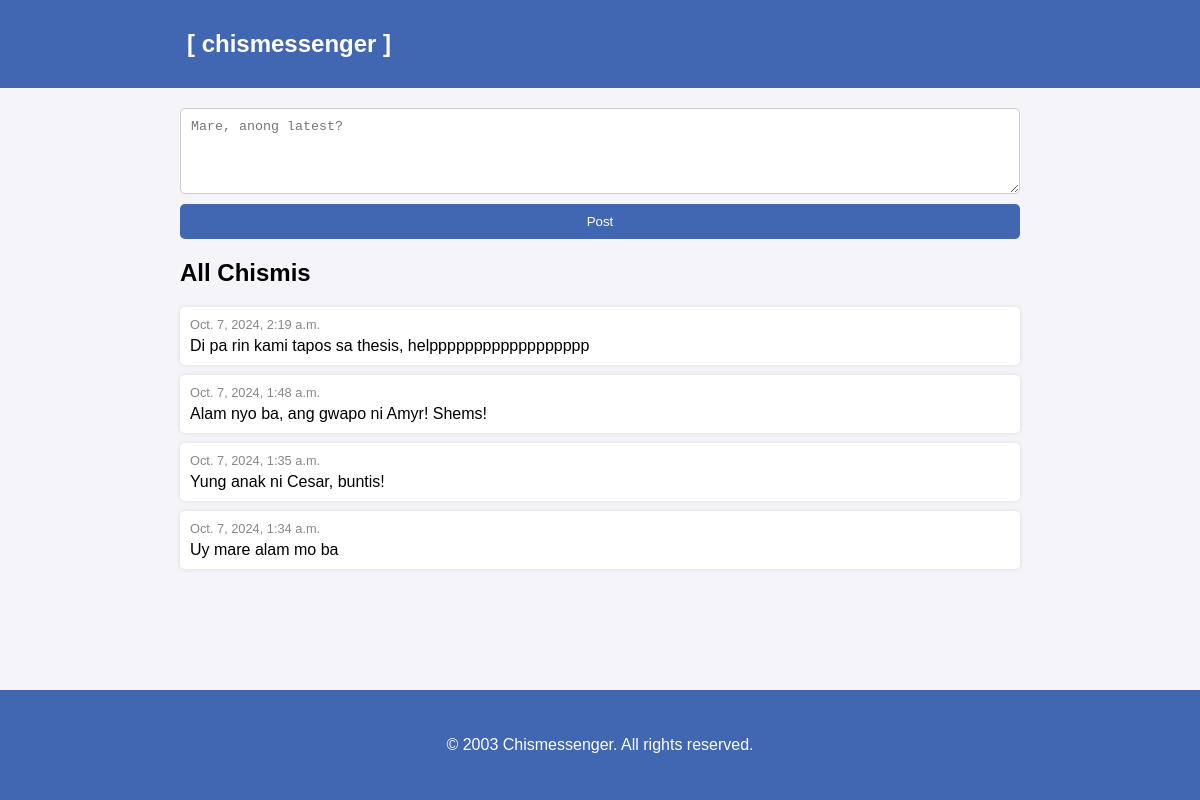
The page / on the database its author committed.
### chismessenger/models.py (models this page shows, shortened)
class Chismis(models.Model):
    chismis = models.CharField(max_length=255)
    chismis_date = models.DateTimeField(auto_now_add=True)

### chismessenger/views.py (the view)
# urls.py: 2. Add a URL to urlpatterns:  path('', views.home, name='home')
def home(request):
    if request.method == "POST":
        form = AddChismisForm(request.POST)
        if form.is_valid():
            instance = form.save(commit=False)
            instance.save()
            return redirect("/")
    else:
        form = AddChismisForm()
    all_chismis = Chismis.objects.all()
    context = {
        "form": form,
        "all_chismis": all_chismis,
    }
    return render(request, "home.html", context)

### chismessenger/forms.py
class AddChismisForm(forms.ModelForm):
    chismis = forms.CharField(
        widget=forms.Textarea(
            attrs={
                "placeholder": "Mare, anong latest?",
                "rows": "3",
            }
        )
    )
    class Meta:
        model = Chismis
        fields = ["chismis"]

### chismessenger/templates/home.html (shortened to what this page needs)
{% extends 'base.html' %}
{% block content %}
<div class="post-bar">
	<form method="POST" action="">
		{{ form.chismis }}
		<button type="submit">Post</button>
	</form>
</div>
<div class="post-list">
	<h2>All Chismis</h2>
	<ul>
		{% for chismis in all_chismis reversed %}
		<li>
			<span class="date">{{ chismis.chismis_date }}</span>
			{{ chismis.chismis }}
		</li>
		{% empty %}
		<li>No chismis yet. Be the first to chismis something!</li>
		{% endfor %}
	</ul>
</div>
{% endblock %}

### chismessenger/templates/base.html (shortened to what this page needs)
{% load static %}
<!DOCTYPE html>
<html lang="en">
<head>
	<link rel="stylesheet" href="{% static 'styles.css' %}">
</head>
<body>
	<nav class="navbar">
		<div class="container">
			<a href="/" class="logo">[ chismessenger ]</a>
		</div>
	</nav>
	<div class="container">
		{% block content %}
		{% endblock %}
	</div>
	<footer class="footer">
		<div class="container">
			<p>&copy; 2003 Chismessenger. All rights reserved.</p>
		</div>
	</footer>
</body>
</html>

### mystaticfiles/styles.css (style rules this page uses)
body { font-family: Arial, sans-serif; margin: 0; padding: 0; background-color: #f4f4f9; }
.navbar { background-color: #4267B2; color: white; padding: 10px; }
.navbar .logo { color: white; text-decoration: none; font-size: 1.5em; font-weight: bold; }
.post-bar form { display: flex; flex-direction: column; margin-bottom: 20px; }
textarea { padding: 10px; border-radius: 5px; border: 1px solid #ccc; margin-bottom: 10px; resize: vertical; height: 4rem; min-height: 4rem; }
button { padding: 10px; border: none; background-color: #4267B2; color: white; border-radius: 5px; cursor: pointer; }
.post-list ul { list-style-type: none; padding: 0; }
.post-list li { background-color: white; margin-bottom: 10px; padding: 10px; border-radius: 5px; box-shadow: 0 0 5px rgba(0, 0, 0, 0.1); display: flex; flex-direction: column; }
.post-list .date { font-size: 0.8em; color: #888; margin-bottom: 5px; }
.footer { background-color: #4267B2; color: white; text-align: center; padding: 10px 0; position: fixed; width: 100%; bottom: 0; }

### rows shown on the page
Chismis: chismis_date "Oct. 7, 2024, 2:19 a.m.", chismis "Di pa rin kami tapos sa thesis, helpppppppppppppppppp"
Chismis: chismis_date "Oct. 7, 2024, 1:48 a.m.", chismis "Alam nyo ba, ang gwapo ni Amyr! Shems!"
Chismis: chismis_date "Oct. 7, 2024, 1:35 a.m.", chismis "Yung anak ni Cesar, buntis!"
Chismis: chismis_date "Oct. 7, 2024, 1:34 a.m.", chismis "Uy mare alam mo ba"
